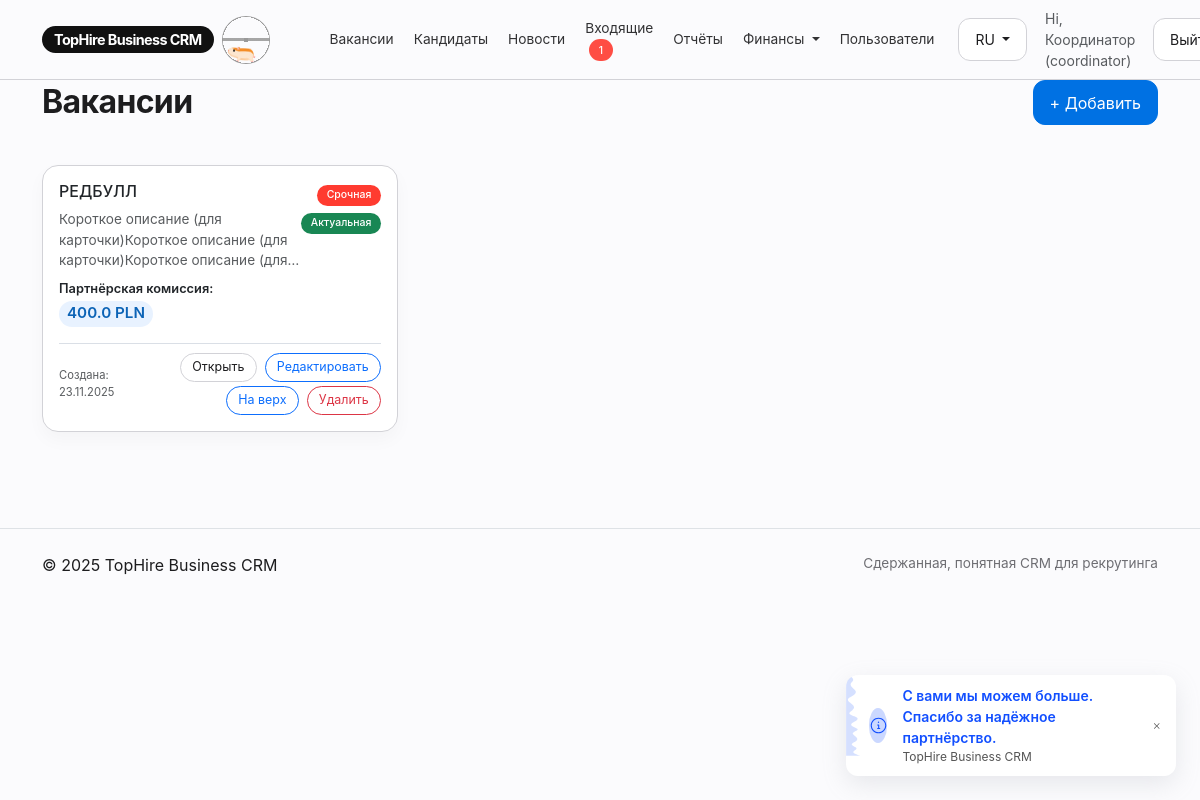
The page /jobs (signed in) on the database its author committed.
### models.py (models this page shows, shortened)
class Base(DeclarativeBase):
    pass

class User(Base):
    __tablename__ = "users"
    id: Mapped[int] = mapped_column(primary_key=True)
    name: Mapped[str] = mapped_column(String(180))
    email: Mapped[str] = mapped_column(String(255), unique=True, index=True)
    password_hash: Mapped[str] = mapped_column(String(255))
    role: Mapped[str] = mapped_column(String(32))  # coordinator|recruiter|partner
    is_active: Mapped[bool] = mapped_column(Boolean, default=True)
    note: Mapped[str] = mapped_column(Text, default="")
    is_blocked: Mapped[bool] = mapped_column(Boolean, default=False)
    bank_account: Mapped[str] = mapped_column(String(255), default="")
    bank_name: Mapped[str] = mapped_column(String(255), default="")
    company_name: Mapped[str] = mapped_column(String(255), default="")
    tax_id: Mapped[str] = mapped_column(String(100), default="")
    address: Mapped[str] = mapped_column(Text, default="")
    payout_note: Mapped[str] = mapped_column(Text, default="")
    settlement_day: Mapped[int] = mapped_column(Integer, default=10)
    created_at: Mapped[datetime] = mapped_column(DateTime, default=datetime.utcnow)

class Job(Base):
    __tablename__ = "jobs"
    id: Mapped[int] = mapped_column(primary_key=True)
    title: Mapped[str] = mapped_column(String(200))
    location: Mapped[str] = mapped_column(String(200), default="")
    description: Mapped[str] = mapped_column(Text, default="")
    short_description: Mapped[str] = mapped_column(String(255), default="")
    status: Mapped[str] = mapped_column(String(32), default="active")
    priority: Mapped[str] = mapped_column(String(32), default="normal")  # urgent|normal|low
    gender_preference: Mapped[str] = mapped_column(String(32), default="")  # m/f/any, хранится как текст
    age_to: Mapped[int] = mapped_column(Integer, default=0)  # 0 = без ограничения
    partner_fee_amount: Mapped[float] = mapped_column(Float, default=0.0)
    recruiter_fee_amount: Mapped[float] = mapped_column(Float, default=0.0)
    promo_multiplier: Mapped[float] = mapped_column(Float, default=1.0)
    promo_label: Mapped[str] = mapped_column(String(255), default="")
    created_at: Mapped[datetime] = mapped_column(DateTime, default=datetime.utcnow)

### app.py (the view)
@app.route("/jobs")
@login_required
def jobs():
    jobs = (
        db.session.query(Job)
        .filter(Job.status != "deleted")
        .order_by(
            case(
                (Job.status == "active", 0),
                (Job.status == "inactive", 1),
                else_=2,
            ),
            case(
                (Job.priority == "top", 0),
                (Job.priority == "urgent", 1),
                (Job.priority == "normal", 2),
                else_=3,
            ),
            Job.created_at.desc(),
        )
        .limit(200)
        .all()
    )
    return render_template("jobs.html", jobs=jobs)

### app.py (called while the page is built)
@app.context_processor
def inject_brand():
    lang = session.get("lang", "ru")
    return {"BRAND": BRAND, "current_lang": lang}

@app.before_request
def load_user():
    g.user = None
    uid = session.get("uid")
    if uid:
        g.user = db.session.get(User, uid)
    g.inbox_count = 0
    g.news_unread_count = 0
    if g.user and g.user.role in ("recruiter","coordinator"):
        g.inbox_count = db.session.query(func.count(Candidate.id)).filter(Candidate.status=="Подан").scalar() or 0
    if g.user:
        g.news_unread_count = (
            db.session.query(func.count(News.id))
            .outerjoin(NewsRead, (NewsRead.news_id == News.id) & (NewsRead.user_id == g.user.id))
            .filter(News.is_published == True, NewsRead.id.is_(None))
            .scalar()
            or 0
        )

def login_required(f):
    from functools import wraps
    @wraps(f)
    def wrapper(*a, **kw):
        if not g.user:
            return redirect(url_for("login"))
        return f(*a, **kw)
    return wrapper

### templates/jobs.html (shortened to what this page needs)
{% extends "layout.html" %}
{% block content %}
<div class="d-flex justify-content-between align-items-center mb-3">
  <h2 class="hero-title mb-0">Вакансии</h2>
  {% if g.user.role in ['coordinator','recruiter'] %}
    <a class="btn btn-primary" href="{{ url_for('job_new') }}">+ Добавить</a>
  {% endif %}
</div>
<div class="row row-cols-1 row-cols-md-2 row-cols-lg-3 row-cols-xxl-4 g-3 g-xl-4 jobs-grid">
{% for j in jobs %}
  <div class="col">
    <div class="card p-3 job-card h-100 d-flex flex-column">
      <div class="flex-grow-1">
      <div class="d-flex justify-content-between align-items-start mb-2">
        <div>
          <h5 class="mb-1">{{ j.title }}</h5>
          {% if j.short_description %}
          <div class="small mt-2 text-body-secondary job-short">
            {{ j.short_description }}
          </div>
          {% endif %}
        </div>
        <div class="text-end small">
          <div class="mb-1">
            {% if j.priority == 'top' %}
              <span class="badge text-bg-warning">Закреплена</span>
            {% elif j.priority == 'urgent' %}
              <span class="badge text-bg-danger">Срочная</span>
            {% elif j.priority == 'low' %}
              <span class="badge text-bg-light text-muted">Низкий приоритет</span>
            {% else %}
              <span class="badge text-bg-secondary">Обычная</span>
            {% endif %}
          </div>
          <div>
            {% if j.status == 'inactive' %}
              <span class="badge text-bg-light text-muted">Не актуальная</span>
            {% elif j.status == 'active' %}
              <span class="badge text-bg-success">Актуальная</span>
            {% else %}
              <span class="badge text-bg-secondary">{{ j.status }}</span>
            {% endif %}
          </div>
        </div>
      </div>
      <div class="mb-2">
        <div class="fw-semibold job-commission-label">Партнёрская комиссия:</div>
        {% if j.promo_multiplier and j.promo_multiplier > 1 %}
          <div class="d-flex flex-column">
            <div>
              <span class="text-decoration-line-through text-muted small me-1">{{ j.partner_fee_amount }} PLN</span>
              <span class="job-commission">{{ (j.partner_fee_amount * j.promo_multiplier)|round(2) }} PLN</span>
            </div>
            {% if j.promo_label %}
              <div class="small text-warning-emphasis">✨ {{ j.promo_label }}</div>
            {% endif %}
          </div>
        {% else %}
          <span class="job-commission">{{ j.partner_fee_amount }} PLN</span>
        {% endif %}
      </div>
      </div>
      <div class="job-card-footer d-flex justify-content-between align-items-center mt-2">
        <div class="small text-muted">
          Создана: {{ j.created_at.strftime('%d.%m.%Y') if j.created_at }}
        </div>
        <div class="job-actions d-flex flex-wrap justify-content-end gap-1">
          <a class="btn btn-outline-secondary btn-sm" href="{{ url_for('job_view', job_id=j.id) }}">Открыть</a>
          {% if g.user.role in ['coordinator','recruiter'] %}
          <a class="btn btn-outline-primary btn-sm ms-1" href="{{ url_for('job_edit', job_id=j.id) }}">Редактировать</a>
          <form method="post" action="{{ url_for('job_pin', job_id=j.id) }}" class="d-inline">
            {% if j.priority == 'top' %}
            <button type="submit" class="btn btn-warning btn-sm ms-1">Убрать с верха</button>
            {% else %}
            <button type="submit" class="btn btn-outline-primary btn-sm ms-1">На верх</button>
            {% endif %}
          </form>
          {% endif %}
          {% if g.user.role == 'coordinator' %}
          <form method="post" action="{{ url_for('job_delete', job_id=j.id) }}" class="d-inline" onsubmit="return confirm('Точно удалить вакансию и всех связанных кандидатов? Это действие нельзя отменить.');">
            <button type="submit" class="btn btn-outline-danger btn-sm ms-1">Удалить</button>
          </form>
          {% endif %}
        </div>
      </div>
    </div>
  </div>
{% endfor %}
</div>
{% endblock %}

### templates/layout.html (shortened to what this page needs)
<!doctype html>
<html lang="{{ current_lang or 'ru' }}">
<head>
  <link href="https://cdn.jsdelivr.net/npm/bootstrap@5.3.3/dist/css/bootstrap.min.css" rel="stylesheet">
  <link href="{{ url_for('static', filename='css/tophire.css') }}" rel="stylesheet">
</head>
<body>
<nav class="navbar navbar-expand-lg py-2">
  <div class="container">
    <a class="navbar-brand brand d-flex align-items-center gap-2" href="{{ url_for('index') }}">
      <span class="brand-mark">{{ BRAND }}</span>
      <span class="brand-hamster d-none d-sm-inline-flex">
        <div aria-label="Orange and tan hamster running in a metal wheel"
             role="img"
             class="wheel-and-hamster">
          <div class="wheel"></div>
          <div class="hamster">
            <div class="hamster__body">
              <div class="hamster__head">
                <div class="hamster__ear"></div>
                <div class="hamster__eye"></div>
              </div>
              <div class="hamster__limb hamster__limb--fr"></div>
              <div class="hamster__limb hamster__limb--fl"></div>
              <div class="hamster__limb hamster__limb--br"></div>
              <div class="hamster__limb hamster__limb--bl"></div>
              <div class="hamster__tail"></div>
            </div>
          </div>
          <div class="spoke"></div>
        </div>
      </span>
    </a>
    {% if g.user %}
    <div class="collapse navbar-collapse" id="nav">
      <ul class="navbar-nav nav-main ms-4 me-auto align-items-lg-center gap-lg-1">
        <li class="nav-item">
          <a class="nav-link" href="{{ url_for('jobs') }}">
            {{ "Вакансії" if current_lang=="uk" else "Вакансии" }}
          </a>
        </li>
        <li class="nav-item">
          <a class="nav-link" href="{{ url_for('candidates') }}">
            {{ "Кандидати" if current_lang=="uk" else "Кандидаты" }}
          </a>
        </li>
        <li class="nav-item">
          <a class="nav-link nav-link-with-badge" href="{{ url_for('news_list') }}">
            <span class="nav-link-label">{{ "Новини" if current_lang=="uk" else "Новости" }}</span>
          </a>
        </li>
        {% if g.user.role in ['recruiter','coordinator'] %}
        <li class="nav-item">
          <a class="nav-link" href="{{ url_for('inbox') }}">
            {{ "Вхідні" if current_lang=="uk" else "Входящие" }}
            {% if g.inbox_count %}
              <span class="badge text-bg-danger ms-1">{{ g.inbox_count }}</span>
            {% endif %}
          </a>
        </li>
        <li class="nav-item">
          <a class="nav-link" href="{{ url_for('reports') }}">
            {{ "Звіти" if current_lang=="uk" else "Отчёты" }}
          </a>
        </li>
        {% endif %}
        {% if g.user.role in ['finance','coordinator'] %}
        <li class="nav-item dropdown">
          <a class="nav-link dropdown-toggle" href="#" id="navFinance" role="button" data-bs-toggle="dropdown" aria-expanded="false">
            {{ "Фінанси" if current_lang=="uk" else "Финансы" }}
          </a>
        </li>
        {% endif %}
        {% if g.user.role == 'coordinator' %}
        <li class="nav-item">
          <a class="nav-link" href="{{ url_for('admin_users') }}">
            {{ "Користувачі" if current_lang=="uk" else "Пользователи" }}
          </a>
        </li>
        {% endif %}
      </ul>
      <div class="navbar-utilities ms-lg-3 mt-3 mt-lg-0 w-100 w-lg-auto justify-content-between justify-content-lg-end">
        <div class="dropdown me-2">
          <button class="btn btn-sm btn-outline-secondary dropdown-toggle" type="button" data-bs-toggle="dropdown">
            {{ "UA" if current_lang=="uk" else "RU" }}
          </button>
        </div>
        <div class="navbar-user d-flex align-items-center gap-2 text-muted small flex-grow-1 flex-lg-grow-0">
          <span>
            {{ "Привіт" if current_lang=="uk" else "Hi" }}, {{ g.user.name }} ({{ g.user.role }})
          </span>
        </div>
        <a class="btn btn-sm btn-outline-secondary ms-lg-2" href="{{ url_for('logout') }}">
          {{ "Вийти" if current_lang=="uk" else "Выйти" }}
        </a>
      </div>
    </div>
    {% endif %}
  </div>
</nav>
<main class="container pb-5">
  {% block content %}{% endblock %}
</main>
{% if g.user %}
<div class="bottom-toast toast-hidden" id="appreciationToast">
  <div class="toast-card">
    <div class="toast-icon-container">
    </div>
    <div class="toast-message-text-container">
      <p class="toast-message-text" id="toastMessageMain">
      </p>
      <p class="toast-sub-text">{{ BRAND }}</p>
    </div>
  </div>
</div>
{% endif %}
<footer class="py-4 mt-5 border-top">
  <div class="container d-flex justify-content-between">
    <span>© {{ 2025 }} {{ BRAND }}</span>
    <span class="small-note">{{ "Стримана, зрозуміла CRM для рекрутингу" if current_lang=="uk" else "Сдержанная, понятная CRM для рекрутинга" }}</span>
  </div>
</footer>
</body></html>

### templates/jobs.html (style rules this page uses)
.jobs-grid { margin-top: 0.5rem; }
.job-card { cursor: default; transition: transform .15s ease, box-shadow .15s ease, border-color .15s ease; border-radius: 16px; border: 1px solid var(--line); box-shadow: 0 8px 18px rgba(0,0,0,.03); padding: 1rem 1.1rem; }
.job-card h5 { font-size: 1rem; margin-bottom: 0.25rem; }
.job-card .job-short { overflow-wrap: anywhere; word-break: break-word; font-size: 0.85rem; margin-top: 0.25rem; display: -webkit-box; -webkit-line-clamp: 3; -webkit-box-orient: vertical; overflow: hidden; }
.job-card .job-commission-label { font-size: 0.8rem; margin-bottom: 0.15rem; }
.job-card .job-commission { font-weight: 600; font-size: 0.95rem; padding: 0.1rem 0.5rem; border-radius: 999px; background: #e8f2ff; color: #0b63b6; display: inline-block; }
.job-card .btn { padding: 0.25rem 0.7rem; font-size: 0.78rem; border-radius: 999px; }
.job-actions { row-gap: 0.25rem; }
.job-card-footer { margin-top: auto; padding-top: 0.6rem; border-top: 1px solid rgba(148, 163, 184, 0.35); font-size: 0.8rem; }

### rows shown on the page
User: user.name "Координатор", user.role "coordinator"
Job: title "РЕДБУЛЛ", short_description "Короткое описание (для карточки)Короткое описание (для карточки)Короткое описание…", priority "Срочная", status "Актуальная", partner_fee_amount "400.0", created_at "23.11.2025"

### other values the page prints
{{ BRAND }} "TopHire Business CRM"
{{ "Вакансії" if current_lang=="uk" else "Вакансии" }} "Вакансии"
{{ "Кандидати" if current_lang=="uk" else "Кандидаты" }} "Кандидаты"
{{ "Новини" if current_lang=="uk" else "Новости" }} "Новости"
{{ "Вхідні" if current_lang=="uk" else "Входящие" }} "Входящие"
{{ g.inbox_count }} "1"
{{ "Звіти" if current_lang=="uk" else "Отчёты" }} "Отчёты"
{{ "Фінанси" if current_lang=="uk" else "Финансы" }} "Финансы"
{{ "Користувачі" if current_lang=="uk" else "Пользователи" }} "Пользователи"
{{ "UA" if current_lang=="uk" else "RU" }} "RU"
{{ "Привіт" if current_lang=="uk" else "Hi" }} "Hi"
{{ 2025 }} "2025"
